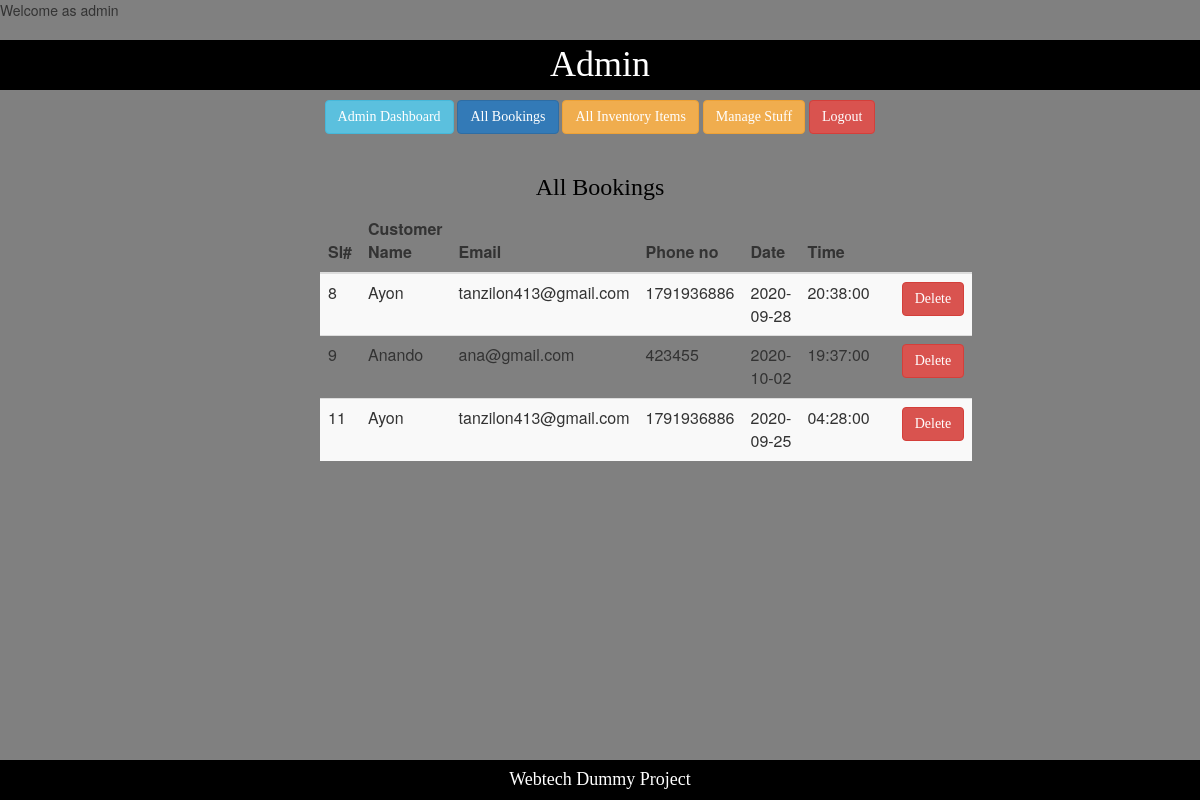
The app's page /tbookings.php (signed in) with its own data.
### tables this page shows
CREATE TABLE `tbooking` (
  `bookid` int(5) NOT NULL,
  `name` varchar(35) NOT NULL,
  `email` varchar(35) NOT NULL,
  `phone` int(11) NOT NULL,
  `date` date NOT NULL,
  `time` time NOT NULL
);

### models/db_connect.php (called while the page is built, shortened)
<?php
	$servername = "localhost";
	$db_username="root";
	$db_password="";
	$db_name="p_inventory";
	function getArray($query){
		global $servername, $db_username, $db_password,$db_name;
		$conn = mysqli_connect($servername,$db_username,$db_password,$db_name);
		$result = mysqli_query($conn,$query);
		$data = array();
		while($row = mysqli_fetch_assoc($result)){
			$data[] = $row;
		}
		return $data;
	}
?>

### controllers/tbbookController.php (called while the page is built, shortened)
<?php
	require_once 'models/db_connect.php';
	function getAllBooking(){
		$query = "SELECT * FROM tbooking";
		$tbooking = getArray($query);
		return $tbooking;
	}
?>

### tbookings.php (the view, shortened to what this page needs)
<?php
	if($_SESSION["user"]==true){
		echo "Welcome as"." ".$_SESSION["user"];
	}
	else{
		header('location:index.php');
	}
	include 'admin_header.php';
	require_once 'controllers/tbbookController.php';
	$tbooking = getAllBooking();
?>
<div class="center" width="60%">
	<h3 class="text" align="Center">All Bookings</h3>
	<table class="table table-striped" >
		<thead>
			<th>Sl#</th>
			<th>Customer Name</th>
			<th> Email </th>
			<th>Phone no</th>
			<th> Date </th>
			<th>Time</th>
			<th></th>
			<th></th>
		</thead>
		<tbody>
			<?php
				foreach($tbooking as $tbook){
					echo "<tr>";
					echo "<td>".$tbook["bookid"]."</td>";
					echo "<td>".$tbook["name"]."</td>";
					echo "<td>".$tbook["email"]."</td>";
					echo "<td>".$tbook["phone"]."</td>";
					echo "<td>".$tbook["date"]."</td>";
					echo "<td>".$tbook["time"]."</td>";
					echo "<td></td>";
					echo '<td><a href="tbookings.php?deleteId='.$tbook["bookid"].'" class="btn btn-danger">Delete</a></td>';
					echo "</tr>";
				}
			?>
		</tbody>
	</table>
</div>
<?php include 'admin_footer.php';?>

### styles/mystyle.css (style rules this page uses)
body { background-color:grey; padding:0px; }
.text { font-family:consolas; color:black; }
.center { margin: 0 auto; width:50% ; padding:20px; }
.btn { font-family:consolas; }

### records on screen
tbooking: bookid "8", name "Ayon", email "tanzilon413@gmail.com", phone "1791936886", date "2020-09-28", time "20:38:00"
tbooking: bookid "9", name "Anando", email "ana@gmail.com", phone "423455", date "2020-10-02", time "19:37:00"
tbooking: bookid "11", name "Ayon", email "tanzilon413@gmail.com", phone "1791936886", date "2020-09-25", time "04:28:00"

### other values on screen
$_SESSION["user"] "admin"
